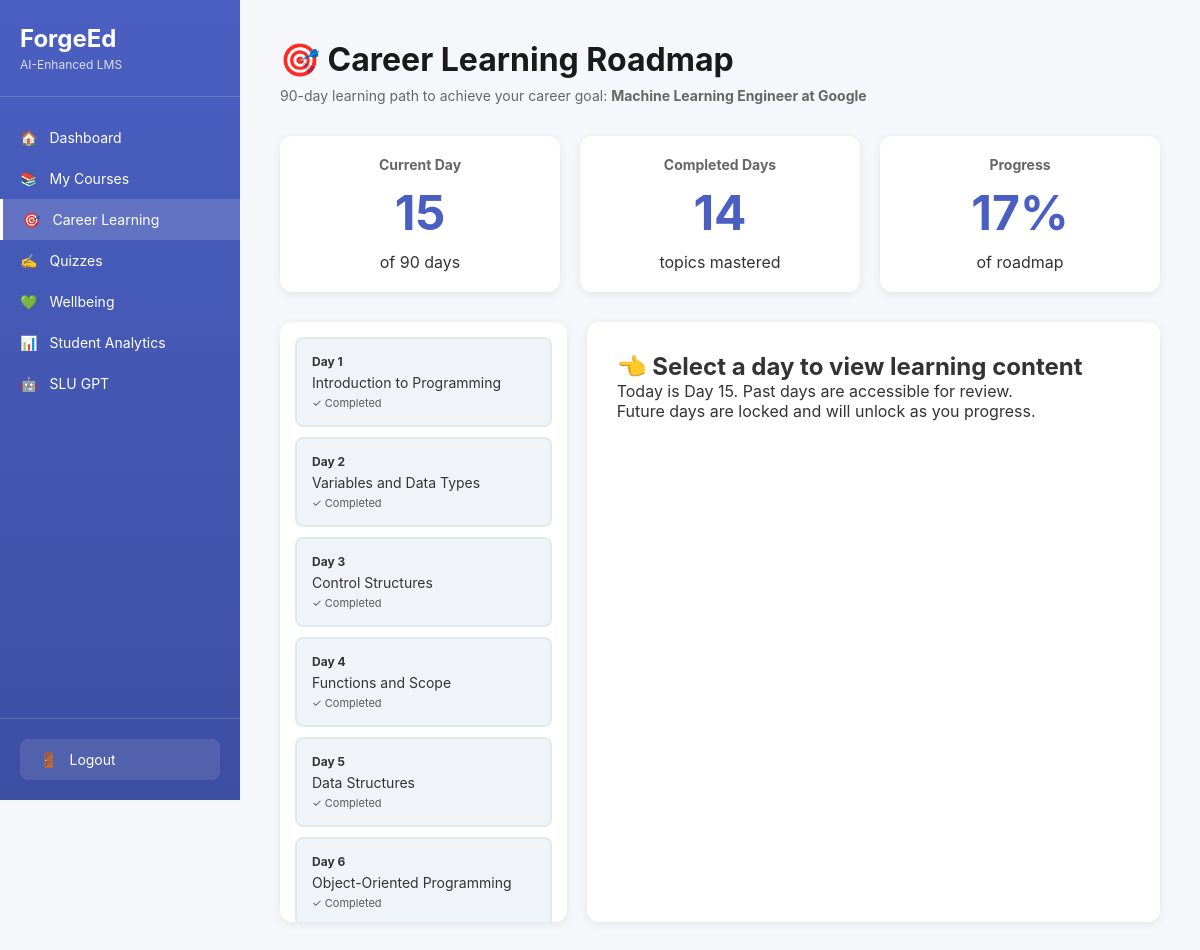
Screenshot of /career-learning (signed in) with the database file from the repository.
### tables this page shows
CREATE TABLE students (
            id INTEGER PRIMARY KEY AUTOINCREMENT,
            email TEXT UNIQUE NOT NULL,
            password TEXT NOT NULL,
            first_name TEXT NOT NULL,
            last_name TEXT NOT NULL,
            gpa REAL DEFAULT 0.0,
            completion_rate INTEGER DEFAULT 0,
            slu_gpt_sessions INTEGER DEFAULT 0,
            career_goal TEXT,
            created_at TIMESTAMP DEFAULT CURRENT_TIMESTAMP
        , educational_background TEXT, is_admin BOOLEAN DEFAULT 0);

CREATE TABLE daily_roadmap (
            id INTEGER PRIMARY KEY AUTOINCREMENT,
            student_id INTEGER NOT NULL,
            day_number INTEGER NOT NULL,
            topic TEXT NOT NULL,
            theory_content TEXT,
            resources TEXT,
            study_duration INTEGER DEFAULT 120,
            is_completed BOOLEAN DEFAULT 0,
            completed_at TIMESTAMP,
            created_at TIMESTAMP DEFAULT CURRENT_TIMESTAMP,
            FOREIGN KEY (student_id) REFERENCES students (id),
            UNIQUE(student_id, day_number)
        );

### app.py (the view)
@app.route('/career-learning')
def career_learning():
    if 'student_id' not in session:
        return redirect(url_for('index'))
    student_id = session['student_id']
    conn = get_db()
    student = conn.execute('SELECT * FROM students WHERE id = ?', (student_id,)).fetchone()
    from datetime import datetime
    created_at = datetime.fromisoformat(student['created_at'])
    days_elapsed = (datetime.now() - created_at).days + 1
    current_day = min(days_elapsed, 90)  # Cap at 90 days
    roadmap = conn.execute('''
        SELECT * FROM daily_roadmap
        WHERE student_id = ?
        ORDER BY day_number
    ''', (student_id,)).fetchall()
    conn.close()
    return render_template('career_learning.html',
                         student=student,
                         roadmap=roadmap,
                         current_day=current_day)

### database.py (called while the page is built)
def get_db():
    conn = sqlite3.connect('forgeed.db')
    conn.row_factory = sqlite3.Row
    return conn

### templates/career_learning.html (shortened to what this page needs)
<!DOCTYPE html>
<html lang="en">
<head>
    <link rel="stylesheet" href="/static/style.css">
</head>
<body>
    <div class="app-container">
        <nav class="sidebar">
            <div class="sidebar-logo">
                <h2>ForgeEd</h2>
                <p>AI-Enhanced LMS</p>
            </div>
            <div class="sidebar-nav">
                <a href="/dashboard" class="nav-item">
                    <span>🏠</span> Dashboard
                </a>
                <a href="/courses" class="nav-item">
                    <span>📚</span> My Courses
                </a>
                <a href="/career-learning" class="nav-item active">
                    <span>🎯</span> Career Learning
                </a>
                <a href="/quiz" class="nav-item">
                    <span>✍️</span> Quizzes
                </a>
                <a href="/wellbeing" class="nav-item">
                    <span>💚</span> Wellbeing
                <a href="/analytics" class="nav-item">
                    <span>📊</span> Student Analytics
                </a>
                </a>
                <a href="/slu-gpt" class="nav-item">
                    <span>🤖</span> SLU GPT
                </a>
            </div>
            <div class="sidebar-footer">
                <a href="/logout" class="logout-btn">
                    <span>🚪</span> Logout
                </a>
            </div>
        </nav>
        <main class="main-content">
            <div class="page-header">
                <h1>🎯 Career Learning Roadmap</h1>
                <p>90-day learning path to achieve your career goal: <strong>{{ student['career_goal'] }}</strong></p>
            </div>
            <div class="roadmap-progress">
                <div class="progress-card">
                    <h3>Current Day</h3>
                    <div class="big-number">{{ current_day }}</div>
                    <p>of 90 days</p>
                </div>
                <div class="progress-card">
                    <h3>Completed Days</h3>
                    <div class="big-number" id="completed-count">0</div>
                    <p>topics mastered</p>
                </div>
                <div class="progress-card">
                    <h3>Progress</h3>
                    <div class="big-number">{{ (current_day / 90 * 100)|round|int }}%</div>
                    <p>of roadmap</p>
                </div>
            </div>
            <div class="roadmap-container">
                <div class="roadmap-timeline">
                    {% for day in roadmap %}
                    <div class="day-card {% if day['day_number'] == current_day %}current-day{% elif day['day_number'] < current_day %}past-day{% else %}future-day locked{% endif %}"
                         data-day="{{ day['day_number'] }}"
                         onclick="selectDay({{ day['day_number'] }}, {{ current_day }})">
                        <div class="day-number">Day {{ day['day_number'] }}</div>
                        <div class="day-topic">{{ day['topic'] }}</div>
                        {% if day['is_completed'] %}
                        <div class="day-status">✓ Completed</div>
                        {% elif day['day_number'] == current_day %}
                        <div class="day-status">📍 Today</div>
                        {% elif day['day_number'] > current_day %}
                        <div class="day-status">🔒 Locked</div>
                        {% endif %}
                    </div>
                    {% endfor %}
                </div>
                <div class="day-content">
                    <div id="select-prompt">
                        <h2>👈 Select a day to view learning content</h2>
                        <p>Today is Day {{ current_day }}. Past days are accessible for review.</p>
                        <p>Future days are locked and will unlock as you progress.</p>
                    </div>
                </div>
            </div>
        </main>
    </div>
</body>
</html>

### static/style.css (style rules this page uses)
:root { --color-academic: #2196F3; --color-academic-light: rgba(33, 150, 243, 0.08); --color-career: #9b7fd7; --color-career-light: rgba(155, 127, 215, 0.08); --color-wellbeing: #f4a261; --color-wellbeing-light: rgba(244, 162, 97, 0.08); }
* { margin: 0; padding: 0; box-sizing: border-box; }
body { font-family: -apple-system, BlinkMacSystemFont, 'Segoe UI', Roboto, 'Helvetica Neue', Arial, sans-serif; background: #f5f7fa; color: #333; }
.app-container { display: flex; min-height: 100vh; }
.sidebar { width: 240px; background: linear-gradient(180deg, #4a5fc1 0%, #3d4fa3 100%); color: white; display: flex; flex-direction: column; position: fixed; height: 100vh; overflow-y: auto; }
.sidebar-logo { padding: 24px 20px; border-bottom: 1px solid rgba(255, 255, 255, 0.15); }
.sidebar-logo h2 { font-size: 24px; font-weight: 700; }
.sidebar-logo p { font-size: 12px; opacity: 0.8; margin-top: 4px; }
.sidebar-nav { flex: 1; padding: 20px 0; }
.nav-item { display: flex; align-items: center; gap: 12px; padding: 12px 20px; color: white; text-decoration: none; transition: background 0.3s; font-size: 14px; }
.nav-item.active { background: rgba(255, 255, 255, 0.15); border-left: 3px solid white; }
.sidebar-footer { padding: 20px; border-top: 1px solid rgba(255, 255, 255, 0.15); }
.logout-btn { display: flex; align-items: center; gap: 12px; padding: 12px 20px; color: white; text-decoration: none; background: rgba(255, 255, 255, 0.1); border-radius: 8px; font-size: 14px; border: none; cursor: pointer; width: 100%; }
.main-content { flex: 1; margin-left: 240px; padding: 40px; }
.page-header { margin-bottom: 32px; }
.page-header h1 { font-size: 32px; font-weight: 700; color: #1a1a1a; margin-bottom: 8px; }
.page-header p { color: #666; font-size: 14px; }
.roadmap-progress { display: grid; grid-template-columns: repeat(auto-fit, minmax(200px, 1fr)); gap: 20px; margin-bottom: 30px; }
.progress-card { background: white; padding: 20px; border-radius: 12px; text-align: center; box-shadow: 0 2px 8px rgba(0,0,0,0.08); }
.progress-card h3 { font-size: 14px; color: #666; margin-bottom: 10px; }
.big-number { font-size: 48px; font-weight: 700; color: #4a5fc1; margin: 10px 0; }
.roadmap-container { display: grid; grid-template-columns: 1fr 2fr; gap: 20px; margin-top: 20px; }
.roadmap-timeline { max-height: 600px; overflow-y: auto; background: white; padding: 15px; border-radius: 12px; box-shadow: 0 2px 8px rgba(0,0,0,0.08); }
.day-card { padding: 15px; margin-bottom: 10px; border-radius: 8px; cursor: pointer; transition: all 0.2s; }
.day-card.past-day { background: #f0f4f8; border: 2px solid #e2e8f0; }
.day-number { font-weight: 700; font-size: 12px; margin-bottom: 5px; }
.day-topic { font-size: 14px; margin-bottom: 5px; }
.day-status { font-size: 11px; opacity: 0.8; }
.day-content { background: white; padding: 30px; border-radius: 12px; box-shadow: 0 2px 8px rgba(0,0,0,0.08); }

### rows the page displays
students: career_goal "Machine Learning Engineer at Google"
daily_roadmap: day_number "1", topic "Introduction to Programming", is_completed "✓ Completed"
daily_roadmap: day_number "2", topic "Variables and Data Types", is_completed "✓ Completed"
daily_roadmap: day_number "3", topic "Control Structures", is_completed "✓ Completed"
daily_roadmap: day_number "4", topic "Functions and Scope", is_completed "✓ Completed"
daily_roadmap: day_number "5", topic "Data Structures", is_completed "✓ Completed"
daily_roadmap: day_number "6", topic "Object-Oriented Programming", is_completed "✓ Completed"
